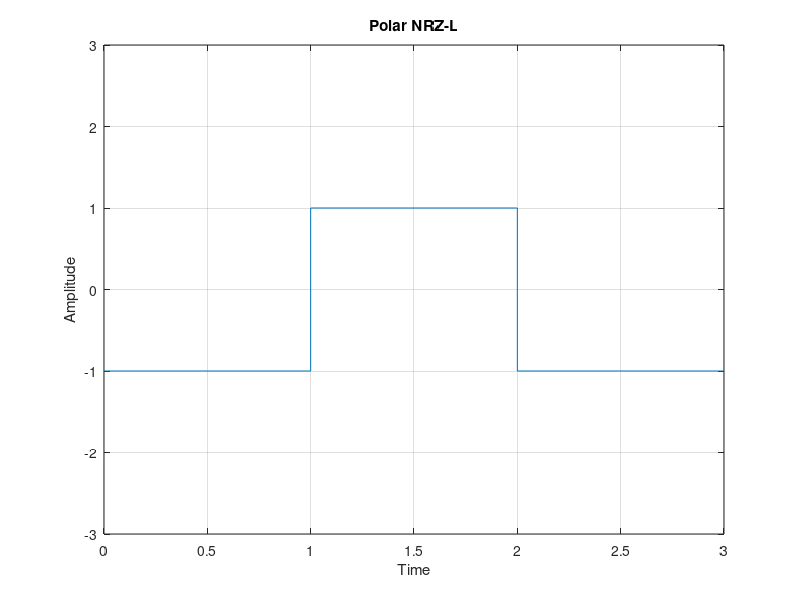

Here is the MATLAB script that generated this plot:
%Line code POLAR NRZ-Level
clc;
clear all;
k=input('Enter the last two digit of ID No: ');
b=dec2bin(k);
fprintf('Binary Number of those digit: ');
m = sprintf('%s',b)-'0';
fprintf('%d ',m);
n = length(m);
x = [];
y = [];
for i=1:n
    x=[x i-1 i];
    if(m(i)==0)
        y=[y 1 1];
    else
        y=[y -1 -1];
    end
end
plot(x,y);
axis([0,n,-3,3]);
title('Polar NRZ-L');
xlabel('Time');
ylabel('Amplitude');
grid on;